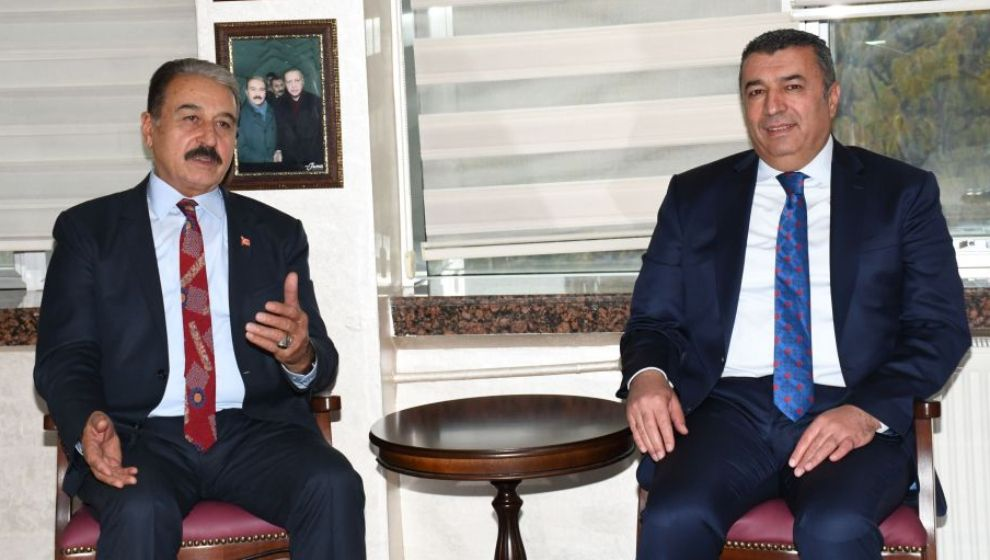
#> input picture resim1.jpg, 990 x 560 px
$ jupyter execute --allow-errors face_detection.ipynb   (shell and % lines are left out)
#> lines starting #> are read from the running program, lines starting #| are printed output that depends on the picture; after the words box and inside, x2 and y2 are one past the last pixel; in counts of white or black regions, pixels touching at a corner belong together
<a href="https://colab.research.google.com/github/utkyldz100/deneme/blob/main/face_detection.ipynb" target="_parent"></a>

#> (a cell that did not finish here is left out)

[cell 2]
#! python27
#import sys
import cv2
import os
from google.colab.patches import cv2_imshow
#abba.png
#museum.jpg
#fake_celebs.png
imagepath = 'resim1.jpg'
face_cascade = cv2.CascadeClassifier('haarcascade_frontalface_default.xml')
eye_cascade = cv2.CascadeClassifier('haarcascade_eye.xml')

if os.path.exists(imagepath):
  img = cv2.imread(imagepath)
#> img is the input picture: shape (560, 990, 3); mean B, G, R 129.4, 128.3, 133.5
  gray = cv2.cvtColor(img,cv2.COLOR_BGR2GRAY)
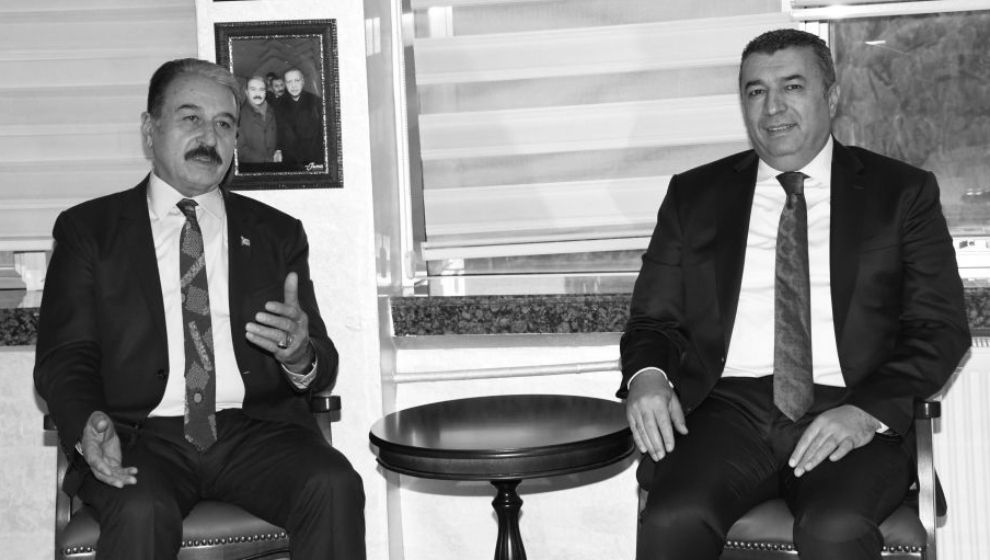
#> gray: shape (560, 990); min 1, max 255, mean 130
  faces = face_cascade.detectMultiScale(gray, 1.301, 5)
#> faces = [[734, 53, 94, 94], [155, 83, 100, 100]]
  print("Found {0} faces".format(len(faces)))
#| Found 2 faces
  for (x,y,w,h) in faces:
      cv2.rectangle(img,(x,y),(x+w,y+h),(100,200,250),2)
      roi_gray = gray[y:y+h, x:x+w]
      roi_color = img[y:y+h, x:x+w]
      eyes = eye_cascade.detectMultiScale(roi_gray)
      for (ex,ey,ew,eh) in eyes:
          cv2.rectangle(roi_color,(ex,ey),(ex+ew,ey+eh),(200,150,250),2)
#> this loop made 2 passes
#> (x, y, w, h, eyes) on passes 1 to 2: (734, 53, 94, 94, [[46, 22, 24, 24], [10, 27, 24, 24]]), (155, 83, 100, 100, [[22, 22, 27, 27], [55, 30, 23, 23]])
#> pass 1, `roi_gray = gray[y:y+h, x:x+w]`:
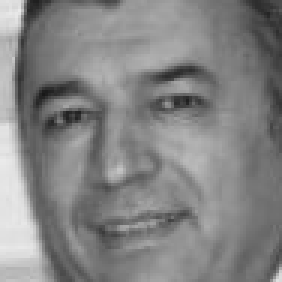
#> roi_gray: shape (94, 94) (shown 3 times larger); min 24, max 234, mean 131.6
#> pass 1, `roi_color = img[y:y+h, x:x+w]`:
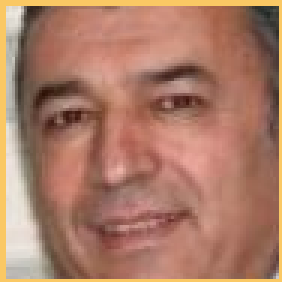
#> roi_color: shape (94, 94, 3) (shown 3 times larger); mean B, G, R 103, 123.3, 170.9
#> pass 2, `roi_gray = gray[y:y+h, x:x+w]`:
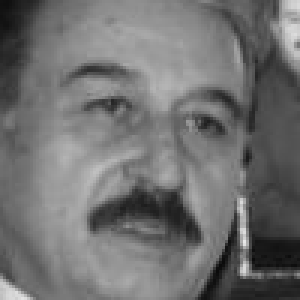
#> roi_gray: shape (100, 100) (shown 3 times larger); min 11, max 233, mean 112.4
#> pass 2, `roi_color = img[y:y+h, x:x+w]`:
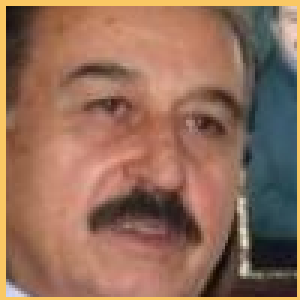
#> roi_color: shape (100, 100, 3) (shown 3 times larger); mean B, G, R 89.9, 109.7, 147.3
#> after the loop:
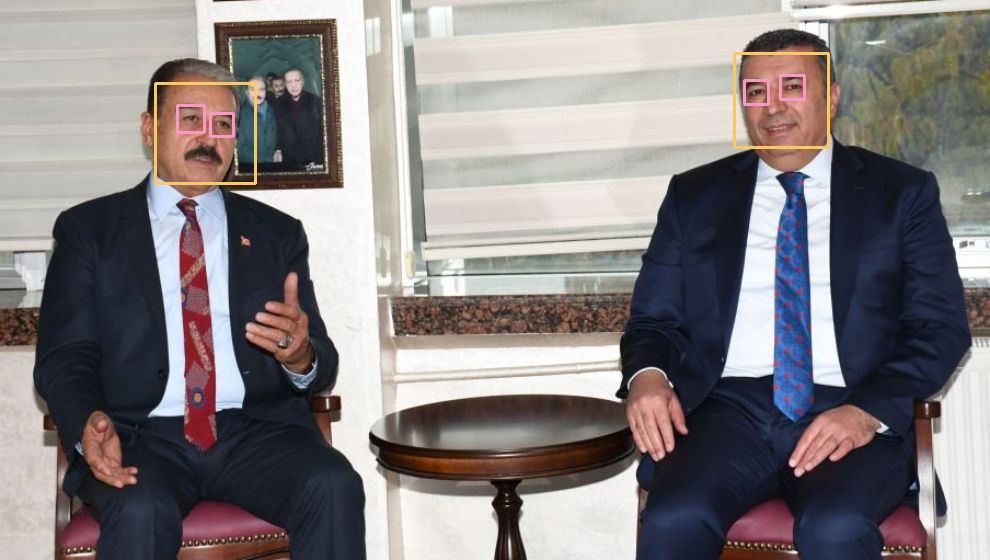
#> img: shape (560, 990, 3); 0.63% of pixels changed, all inside (x1, y1, x2, y2) = (154, 52, 830, 185)
#> after the loop:
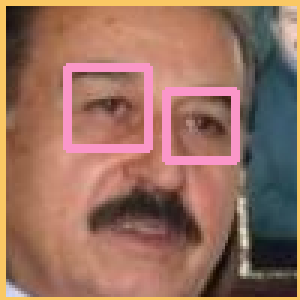
#> roi_color: shape (100, 100, 3) (shown 3 times larger); 5.92% of pixels changed, all inside (x1, y1, x2, y2) = (21, 21, 80, 55)
  cv2_imshow(img)
  cv2.waitKey(0)
  cv2.destroyAllWindows()
else:
  print("Path does not exist:", imagepath)
